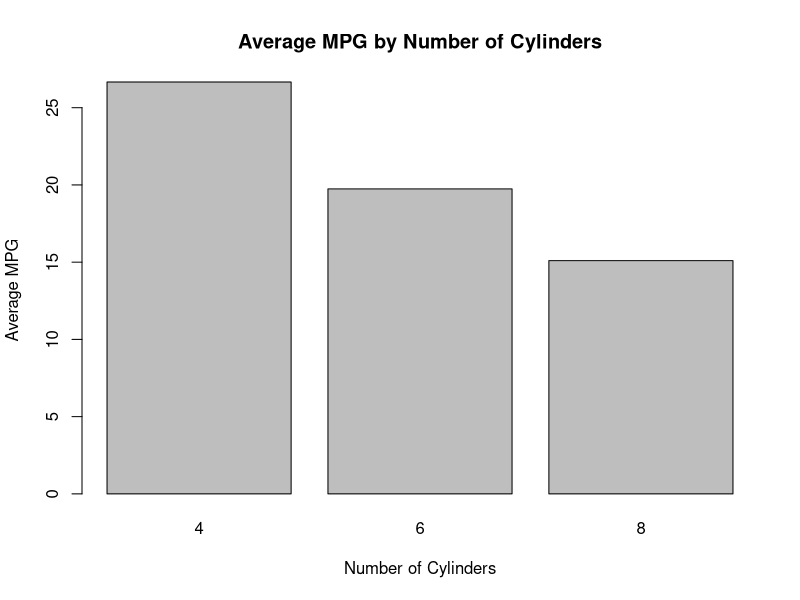

Source code (R):
data(mtcars)

barplot(tapply(mtcars$mpg, mtcars$cyl, mean), 
        main = "Average MPG by Number of Cylinders", 
        xlab = "Number of Cylinders", 
        ylab = "Average MPG")